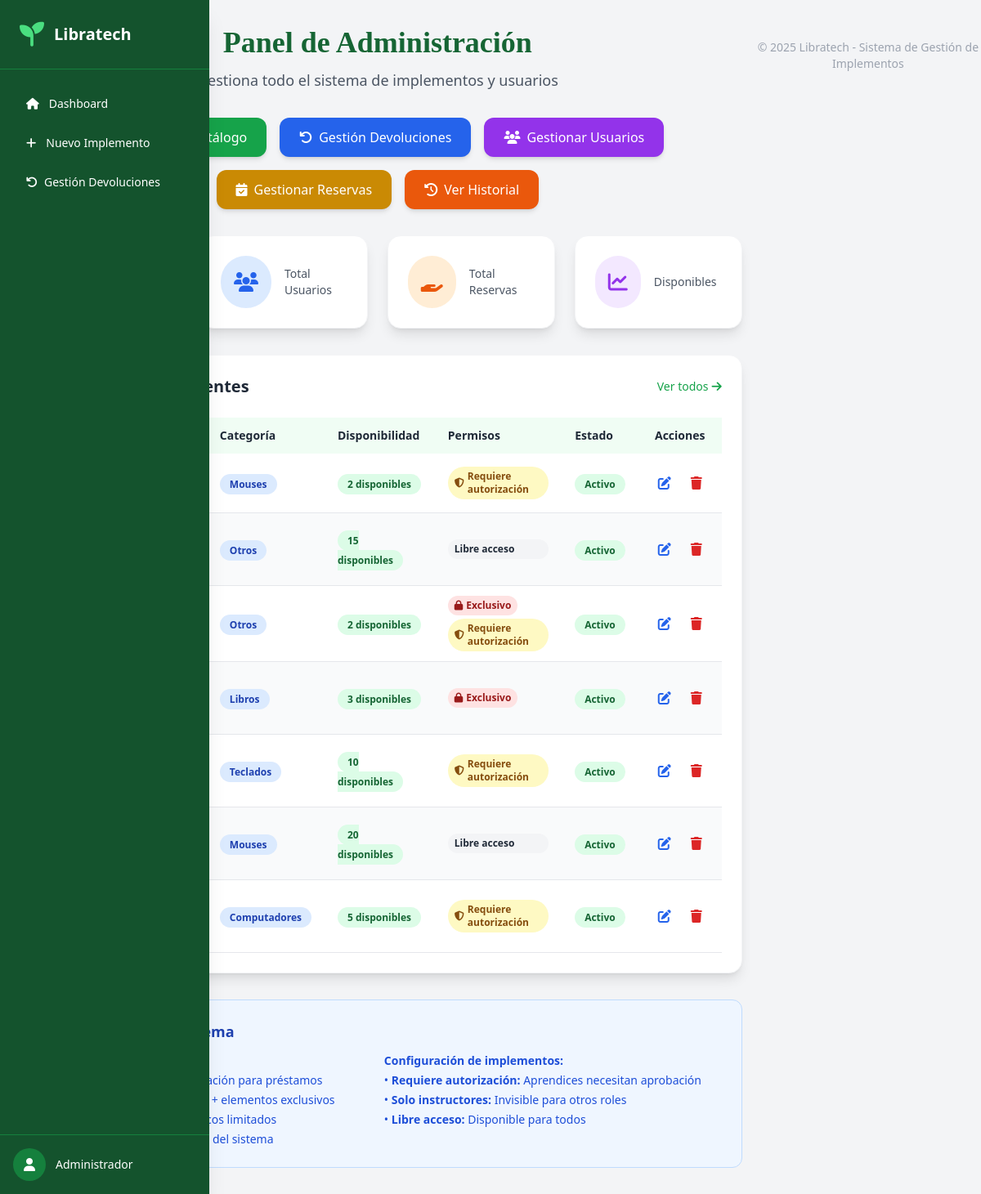
/admin/admin/catalogo, run on the app's committed database.
### tables this page shows
CREATE TABLE catalogo (
                id INTEGER PRIMARY KEY AUTOINCREMENT,
                implemento TEXT NOT NULL,
                descripcion TEXT NOT NULL,
                disponibilidad INTEGER NOT NULL DEFAULT 0,
                imagen_url TEXT,
                categoria TEXT,
                habilitado BOOLEAN DEFAULT 1,
                requiere_autorizacion BOOLEAN DEFAULT 1, -- Si requiere autorización de instructor
                solo_instructores BOOLEAN DEFAULT 0,    -- Si es exclusivo para instructores
                created_at TIMESTAMP DEFAULT CURRENT_TIMESTAMP
            );

### routes/admin.py (the view)
@admin_bp.route('/admin/catalogo')
def ver_catalogo():
    conn = get_db_connection()
    implementos = conn.execute('SELECT * FROM catalogo ORDER BY id DESC').fetchall()
    conn.close()
    return render_template('admin/panel_administrador.html', implementos=implementos)

### app.py (called while the page is built)
@app.context_processor
def inject_user():
    return dict(
        current_user={
            'id': session.get('user_id'),
            'nombre': session.get('user_nombre'),
            'email': session.get('user_email'),
            'rol': session.get('rol'),
            'is_authenticated': 'user_id' in session,
            'is_admin': session.get('rol') == 'admin',
            'is_instructor': session.get('rol') in ['instructor', 'admin'],
            'is_aprendiz': session.get('rol') == 'aprendiz',
            'is_externo': session.get('rol') == 'externo'
        },
        session=session  # Para acceder a session en las plantillas
    )

### utils/db.py (called while the page is built)
def get_db_connection():
    os.makedirs('models', exist_ok=True)
    conn = sqlite3.connect('models/database.db')
    conn.row_factory = sqlite3.Row
    return conn

### templates/admin/panel_administrador.html (shortened to what this page needs)
<!DOCTYPE html>
<html lang="es">
<head>
  <script src="https://cdn.tailwindcss.com"></script>
  <link rel="stylesheet" href="https://cdnjs.cloudflare.com/ajax/libs/font-awesome/6.4.0/css/all.min.css">
</head>
<body class="bg-gray-100 flex min-h-screen">
  <aside class="w-64 bg-green-900 text-white flex flex-col fixed h-full shadow-xl">
    <div class="p-6 flex items-center space-x-3 border-b border-green-700">
      <i class="fas fa-seedling text-3xl text-green-400"></i>
      <h2 class="text-xl font-bold">Libratech</h2>
    </div>
    <nav class="flex-1 px-4 py-6 space-y-3 text-sm font-medium">
      <a href="#" class="flex items-center px-4 py-2 rounded-lg hover:bg-green-700 transition">
        <i class="fas fa-home mr-3"></i> Dashboard
      </a>
      <a href="{{ url_for('admin.agregar_implemento') }}" class="flex items-center px-4 py-2 rounded-lg hover:bg-green-700 transition">
        <i class="fas fa-plus mr-3"></i> Nuevo Implemento
      </a>
      <a href="{{ url_for('admin.devolucion_prestamos') }}" class="flex items-center px-4 py-2 rounded-lg hover:bg-green-700 transition">
        <i class="fas fa-undo mr-2"></i> Gestión Devoluciones
      </a>
    </nav>
    <div class="p-4 border-t border-green-700 flex items-center space-x-3">
      <div class="w-10 h-10 bg-green-700 flex items-center justify-center rounded-full">
        <i class="fas fa-user"></i>
      </div>
      <span class="text-sm">Administrador</span>
    </div>
  </aside>
<main class="container mx-auto px-4 py-8">
    <div class="text-center mb-8">
        <h1 class="text-4xl font-serif font-bold text-green-800 mb-3">Panel de Administración</h1>
        <p class="text-gray-600 text-lg mb-4">Gestiona todo el sistema de implementos y usuarios</p>
    </div>
    <div class="flex flex-wrap gap-4 mb-8 justify-center">
        <a href="{{ url_for('catalogo.catalogo') }}"
           class="bg-green-600 text-white px-6 py-3 rounded-xl hover:bg-green-700 transition flex items-center shadow-md">
             Gestionar Catálogo
        </a>
        <a href="{{ url_for('admin.devolucion_prestamos') }}"
           class="bg-blue-600 text-white px-6 py-3 rounded-xl hover:bg-blue-700 transition flex items-center shadow-md">
            <i class="fas fa-undo mr-2"></i> Gestión Devoluciones
        </a>
        <a href="{{ url_for('admin.gestion_usuarios') }}"
           class="bg-purple-600 text-white px-6 py-3 rounded-xl hover:bg-purple-700 transition flex items-center shadow-md">
            <i class="fas fa-users mr-2"></i> Gestionar Usuarios
        </a>
        <a href="{{ url_for('admin.gestion_reservas') }}"
           class="bg-yellow-600 text-white px-6 py-3 rounded-xl hover:bg-yellow-700 transition flex items-center shadow-md">
            <i class="fas fa-calendar-check mr-2"></i> Gestionar Reservas
        </a>
        <a href="{{ url_for('prestamos.prestamos') }}"
           class="bg-orange-600 text-white px-6 py-3 rounded-xl hover:bg-orange-700 transition flex items-center shadow-md">
            <i class="fas fa-history mr-2"></i> Ver Historial
        </a>
    </div>
    <div class="grid grid-cols-1 md:grid-cols-4 gap-6 mb-8">
        <div class="bg-white p-6 rounded-2xl shadow-lg border border-gray-100">
            <div class="flex items-center">
                <div class="bg-green-100 p-4 rounded-full mr-4">
                </div>
                <div>
                    <div class="text-sm text-gray-600">Total Implementos</div>
                </div>
            </div>
        </div>
        <div class="bg-white p-6 rounded-2xl shadow-lg border border-gray-100">
            <div class="flex items-center">
                <div class="bg-blue-100 p-4 rounded-full mr-4">
                    <i class="fas fa-users text-blue-600 text-2xl"></i>
                </div>
                <div>
                    <div class="text-sm text-gray-600">Total Usuarios</div>
                </div>
            </div>
        </div>
        <div class="bg-white p-6 rounded-2xl shadow-lg border border-gray-100">
            <div class="flex items-center">
                <div class="bg-orange-100 p-4 rounded-full mr-4">
                    <i class="fas fa-hand-holding text-orange-600 text-2xl"></i>
                </div>
                <div>
                    <div class="text-sm text-gray-600">Total Reservas</div>
                </div>
            </div>
        </div>
        <div class="bg-white p-6 rounded-2xl shadow-lg border border-gray-100">
            <div class="flex items-center">
                <div class="bg-purple-100 p-4 rounded-full mr-4">
                    <i class="fas fa-chart-line text-purple-600 text-2xl"></i>
                </div>
                <div>
                    <div class="text-sm text-gray-600">Disponibles</div>
                </div>
            </div>
        </div>
    </div>
    <div class="bg-white p-6 rounded-2xl shadow-lg border border-gray-100">
        <div class="flex justify-between items-center mb-6">
            <h2 class="text-xl font-bold text-gray-800 flex items-center">
                Implementos Recientes
            </h2>
            <a href="{{ url_for('catalogo.catalogo') }}"
               class="text-green-600 hover:text-green-700 text-sm flex items-center">
                <span>Ver todos</span>
                <i class="fas fa-arrow-right ml-1"></i>
            </a>
        </div>
        {% if implementos %}
        <div class="overflow-x-auto">
            <table class="min-w-full table-auto border-collapse">
                <thead>
                    <tr class="bg-green-50 text-gray-800">
                        <th class="px-4 py-3 text-left text-sm font-semibold">Implemento</th>
                        <th class="px-4 py-3 text-left text-sm font-semibold">Categoría</th>
                        <th class="px-4 py-3 text-left text-sm font-semibold">Disponibilidad</th>
                        <th class="px-4 py-3 text-left text-sm font-semibold">Permisos</th>
                        <th class="px-4 py-3 text-left text-sm font-semibold">Estado</th>
                        <th class="px-4 py-3 text-center text-sm font-semibold">Acciones</th>
                    </tr>
                </thead>
                <tbody>
                    {% for implemento in implementos %}
                    <tr class="border-b even:bg-gray-50 hover:bg-green-50 transition-colors duration-200">
                        <td class="px-4 py-3">
                            <div class="flex items-center">
                                {% if implemento['imagen_url'] %}
                                <img src="{{ url_for('static', filename='uploads/' + implemento['imagen_url']) }}"
                                     alt="{{ implemento['implemento'] }}"
                                     class="w-12 h-12 rounded-lg object-cover mr-3 shadow-sm">
                                {% else %}
                                <div class="w-12 h-12 rounded-lg bg-gray-100 flex items-center justify-center mr-3">
                                </div>
                                {% endif %}
                                <div>
                                    <div class="font-medium text-gray-900">{{ implemento['implemento'] }}</div>
                                    <div class="text-xs text-gray-500">ID: {{ implemento['id'] }}</div>
                                </div>
                            </div>
                        </td>
                        <td class="px-4 py-3">
                            <span class="px-3 py-1 bg-blue-100 text-blue-800 text-xs font-semibold rounded-full">
                                {{ implemento['categoria'] }}
                            </span>
                        </td>
                        <td class="px-4 py-3">
                            {% if implemento['disponibilidad'] > 0 %}
                            <span class="px-3 py-1 bg-green-100 text-green-800 text-xs font-semibold rounded-full">
                                {{ implemento['disponibilidad'] }} disponible{% if implemento['disponibilidad'] > 1 %}s{% endif %}
                            </span>
                            {% else %}
                            <span class="px-3 py-1 bg-red-100 text-red-800 text-xs font-semibold rounded-full">
                                Agotado
                            </span>
                            {% endif %}
                        </td>
                        <td class="px-4 py-3">
                            <div class="flex flex-col gap-1">
                                {% if implemento['solo_instructores'] %}
                                <span class="px-2 py-1 bg-red-100 text-red-800 text-xs font-semibold rounded-full flex items-center w-fit">
                                    <i class="fas fa-lock mr-1"></i> Exclusivo
                                </span>
                                {% endif %}
                                {% if implemento['requiere_autorizacion'] %}
                                <span class="px-2 py-1 bg-yellow-100 text-yellow-800 text-xs font-semibold rounded-full flex items-center w-fit">
                                    <i class="fas fa-shield-alt mr-1"></i> Requiere autorización
                                </span>
                                {% endif %}
                                {% if not implemento['solo_instructores'] and not implemento['requiere_autorizacion'] %}
                                <span class="px-2 py-1 bg-gray-100 text-gray-800 text-xs font-semibold rounded-full">
                                    Libre acceso
                                </span>
                                {% endif %}
                            </div>
                        </td>
                        <td class="px-4 py-3">
                            <span class="px-3 py-1 bg-green-100 text-green-800 text-xs font-semibold rounded-full">
                                Activo
                            </span>
                        </td>
                        <td class="px-4 py-3">
                            <div class="flex justify-center space-x-2">
                                <a href="{{ url_for('admin.editar_implemento', id=implemento['id']) }}"
                                   class="text-blue-600 hover:text-blue-800 p-2 rounded-lg hover:bg-blue-50 transition">
                                    <i class="fas fa-edit"></i>
                                </a>
                                <form action="{{ url_for('admin.eliminar_implemento', id=implemento['id']) }}"
                                      method="POST" class="inline"
                                      onsubmit="return confirm('¿Está seguro de que desea eliminar este implemento?')">
                                    <button type="submit"
                                            class="text-red-600 hover:text-red-800 p-2 rounded-lg hover:bg-red-50 transition">
                                        <i class="fas fa-trash"></i>
                                    </button>
                                </form>
                            </div>
                        </td>
                    </tr>
                    {% endfor %}
                </tbody>
            </table>
        </div>
        {% endif %}
    </div>
    <div class="mt-8 bg-blue-50 border border-blue-200 rounded-xl p-6">
        <h3 class="text-lg font-semibold text-blue-800 mb-3 flex items-center">
        </h3>
        <div class="grid grid-cols-1 md:grid-cols-2 gap-4 text-sm text-blue-700">
            <div>
                <strong>Roles del sistema:</strong>
                <ul class="mt-1 space-y-1">
                    <li>• <strong>Aprendices:</strong> Requieren autorización para préstamos</li>
                    <li>• <strong>Instructores:</strong> Acceso completo + elementos exclusivos</li>
                    <li>• <strong>Externos:</strong> Préstamos automáticos limitados</li>
                    <li>• <strong>Administradores:</strong> Control total del sistema</li>
                </ul>
            </div>
            <div>
                <strong>Configuración de implementos:</strong>
                <ul class="mt-1 space-y-1">
                    <li>• <strong>Requiere autorización:</strong> Aprendices necesitan aprobación</li>
                    <li>• <strong>Solo instructores:</strong> Invisible para otros roles</li>
                    <li>• <strong>Libre acceso:</strong> Disponible para todos</li>
                </ul>
            </div>
        </div>
    </div>
</main>
    <footer class="text-center text-gray-400 mt-12 text-sm">
      <p>© 2025 Libratech - Sistema de Gestión de Implementos</p>
    </footer>
</body>
</html>

### data on the page
catalogo: categoria "Mouses", disponibilidad "2", requiere_autorizacion True (drawn)
catalogo: categoria "Otros", disponibilidad "15", solo_instructores "Libre acceso"
catalogo: categoria "Otros", disponibilidad "2", solo_instructores True (drawn), requiere_autorizacion True (drawn)
catalogo: categoria "Libros", disponibilidad "3", solo_instructores True (drawn)
catalogo: categoria "Teclados", disponibilidad "10", requiere_autorizacion True (drawn)
catalogo: categoria "Mouses", disponibilidad "20", solo_instructores "Libre acceso"
catalogo: categoria "Computadores", disponibilidad "5", requiere_autorizacion True (drawn)
